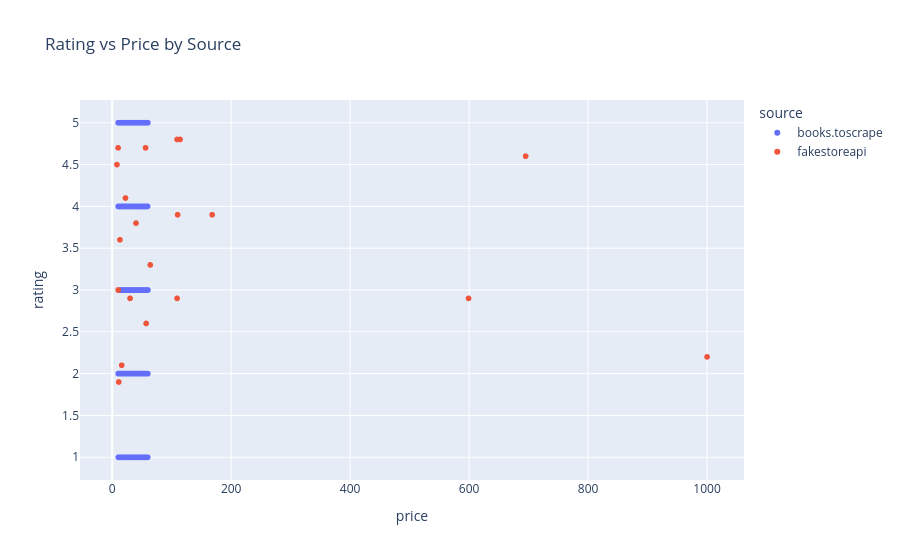

Source (notebook cell):
### Code cell
# Comparative analysis between data sources

# Mean price, mean rating, counts by source
source_summary = df.groupby('source').agg(
    count=('title','count'),
    mean_price=('price','mean'),
    median_price=('price','median'),
    mean_rating=('rating','mean')
).reset_index()

print(source_summary)
source_summary.to_csv('data_source_summary.csv', index=False)

# Bar chart: compare mean price by source
plt.figure(figsize=(8,5))
plt.bar(source_summary['source'], source_summary['mean_price'])
plt.title('Mean price by data source')
plt.xlabel('Source')
plt.ylabel('Mean Price')
plt.show()

# Scatter plot: rating vs price colored by source (interactive)
if 'source' in df.columns:
    fig = px.scatter(
        df[df['price'] > 0],
        x='price',
        y='rating',
        color='source',
        hover_data=['title'],
        title='Rating vs Price by Source'
    )
    fig.show()

### Figure 1 — Plotly figure (JSON) as saved in the notebook; plotly's stock layout.template omitted (floating-point values rounded to 4 significant figures; data arrays with more than 128 entries replaced by an {"elided": "..."} marker saying what was removed)
{"data": [{"customdata": {"elided": "999x1 str values"}, "hovertemplate": "source=books.toscrape<br>price=%{x}<br>rating=%{y}<br>title=%{customdata[0]}<extra></extra>", "legendgroup": "books.toscrape", "marker": {"color": "#636efa", "symbol": "circle"}, "mode": "markers", "name": "books.toscrape", "showlegend": true, "type": "scattergl", "x": {"elided": "999 float values"}, "xaxis": "x", "y": {"elided": "999 float values"}, "yaxis": "y"}, {"customdata": [["fjallraven  foldsack no 1 backpack fits 15 laptops"], ["mens casual premium slim fit tshirts"], ["mens cotton jacket"], ["mens casual slim fit"], ["john hardy womens legends naga gold  silver dragon station chain bracelet"], ["solid gold petite micropave"], ["white gold plated princess"], ["pierced owl rose gold plated stainless steel double"], ["wd 2tb elements portable external hard drive  usb 30"], ["sandisk ssd plus 1tb internal ssd  sata iii 6 gbs"], ["silicon power 256gb ssd 3d nand a55 slc cache performance boost sata iii 25"], ["wd 4tb gaming drive works with playstation 4 portable external hard drive"], ["acer sb220q bi 215 inches full hd 1920 x 1080 ips ultrathin"], ["samsung 49inch chg90 144hz curved gaming monitor lc49hg90dmnxza  super ultrawide screen qled"], ["biylaclesen womens 3in1 snowboard jacket winter coats"], ["lock and love womens removable hooded faux leather moto biker jacket"], ["rain jacket women windbreaker striped climbing raincoats"], ["mbj womens solid short sleeve boat neck v"], ["opna womens short sleeve moisture"], ["danvouy womens t shirt casual cotton short"]], "hovertemplate": "source=fakestoreapi<br>price=%{x}<br>rating=%{y}<br>title=%{customdata[0]}<extra></extra>", "legendgroup": "fakestoreapi", "marker": {"color": "#EF553B", "symbol": "circle"}, "mode": "markers", "name": "fakestoreapi", "showlegend": true, "type": "scattergl", "x": [110.0, 22.3, 55.99, 15.99, 695.0, 168.0, 9.99, 10.99, 64.0, 109.0, 109.0, 114.0, 599.0, 1000.0, 56.99, 29.95, 39.99, 9.85, 7.95, 12.99], "xaxis": "x", "y": [3.9, 4.1, 4.7, 2.1, 4.6, 3.9, 3.0, 1.9, 3.3, 2.9, 4.8, 4.8, 2.9, 2.2, 2.6, 2.9, 3.8, 4.7, 4.5, 3.6], "yaxis": "y"}], "layout": {"legend": {"title": {"text": "source"}, "tracegroupgap": 0}, "title": {"text": "Rating vs Price by Source"}, "xaxis": {"anchor": "y", "domain": [0, 1], "title": {"text": "price"}}, "yaxis": {"anchor": "x", "domain": [0, 1], "title": {"text": "rating"}}}}
